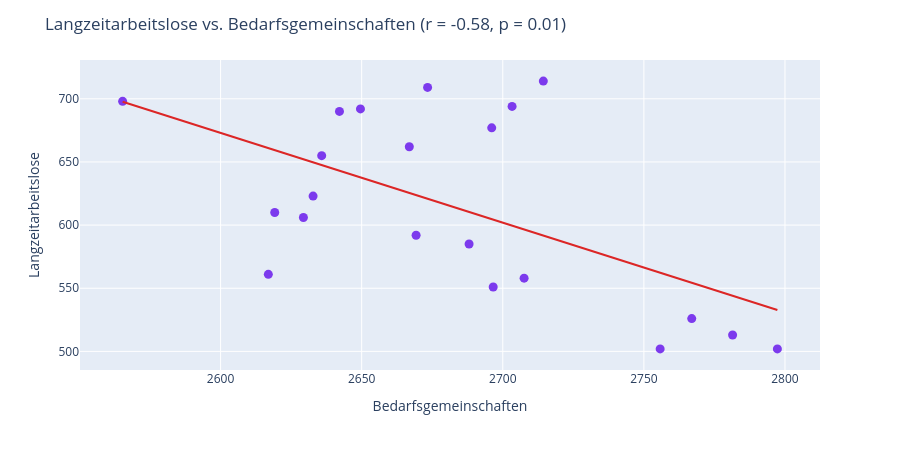

Write notebook code for a chart like this one.
### Markdown cell above
**Auffälligster Wert:** Bedarfsgemeinschaften und Personen in BG korrelieren mit r ≈ 0,96 sehr stark positiv — plausibel, da die Personenzahl direkt aus der Zahl der Bedarfsgemeinschaften hervorgeht. Interessanter ist der ursprünglich vermutete Zusammenhang zwischen Langzeitarbeitslosen und Bedarfsgemeinschaften: er wird im folgenden Streudiagramm genauer geprüft.

### Code cell
r, p = stats.pearsonr(kennzahlen["Langzeitarbeitslose"], kennzahlen["Bedarfsgemeinschaften"])

fig = px.scatter(
    kennzahlen, x="Bedarfsgemeinschaften", y="Langzeitarbeitslose",
    trendline="ols", trendline_color_override="#dc2626",
)
fig.update_traces(marker=dict(size=9, color="#7c3aed"), selector=dict(mode="markers"))
fig.update_layout(
    title=f"Langzeitarbeitslose vs. Bedarfsgemeinschaften (r = {r:.2f}, p = {p:.2f})",
    xaxis_title="Bedarfsgemeinschaften", yaxis_title="Langzeitarbeitslose",
    height=450,
)
export_abbildung(fig, "abb7_streudiagramm.png", 900, 450)
fig

### Figure 1 — Plotly figure (JSON) as saved in the notebook; plotly's stock layout.template omitted (floating-point values rounded to 4 significant figures)
{"data": [{"hovertemplate": "Bedarfsgemeinschaften=%{x}<br>Langzeitarbeitslose=%{y}<extra></extra>", "legendgroup": "", "marker": {"color": "#7c3aed", "size": 9, "symbol": "circle"}, "mode": "markers", "name": "", "orientation": "v", "showlegend": false, "type": "scatter", "x": [2797.0, 2756.0, 2781.0, 2767.0, 2708.0, 2697.0, 2617.0, 2688.0, 2669.0, 2629.0, 2633.0, 2619.0, 2636.0, 2667.0, 2696.0, 2703.0, 2714.0, 2673.0, 2642.0, 2650.0, 2565.0], "xaxis": "x", "y": [502.0, 502.0, 513.0, 526.0, 558.0, 551.0, 561.0, 585.0, 592.0, 606.0, 623.0, 610.0, 655.0, 662.0, 677.0, 694.0, 714.0, 709.0, 690.0, 692.0, 698.0], "yaxis": "y"}, {"hovertemplate": "<b>OLS trendline</b><br>Langzeitarbeitslose = -0.710671 * Bedarfsgemeinschaften + 2520.79<br>R<sup>2</sup>=0.334526<br><br>Bedarfsgemeinschaften=%{x}<br>Langzeitarbeitslose=%{y} <b>(trend)</b><extra></extra>", "legendgroup": "", "line": {"color": "#dc2626"}, "marker": {"color": "#636efa", "symbol": "circle"}, "mode": "lines", "name": "", "showlegend": false, "type": "scatter", "x": [2565.0, 2617.0, 2619.0, 2629.0, 2633.0, 2636.0, 2642.0, 2650.0, 2667.0, 2669.0, 2673.0, 2688.0, 2696.0, 2697.0, 2703.0, 2708.0, 2714.0, 2756.0, 2767.0, 2781.0, 2797.0], "xaxis": "x", "y": [697.7, 661.0, 659.4, 652.2, 649.7, 647.6, 643.1, 637.8, 625.5, 623.8, 620.9, 610.5, 604.8, 604.4, 599.6, 596.6, 591.8, 562.3, 554.4, 544.1, 532.8], "yaxis": "y"}], "layout": {"height": 450, "legend": {"tracegroupgap": 0}, "margin": {"t": 60}, "title": {"text": "Langzeitarbeitslose vs. Bedarfsgemeinschaften (r = -0.58, p = 0.01)"}, "xaxis": {"anchor": "y", "domain": [0.0, 1.0], "title": {"text": "Bedarfsgemeinschaften"}}, "yaxis": {"anchor": "x", "domain": [0.0, 1.0], "title": {"text": "Langzeitarbeitslose"}}}}
